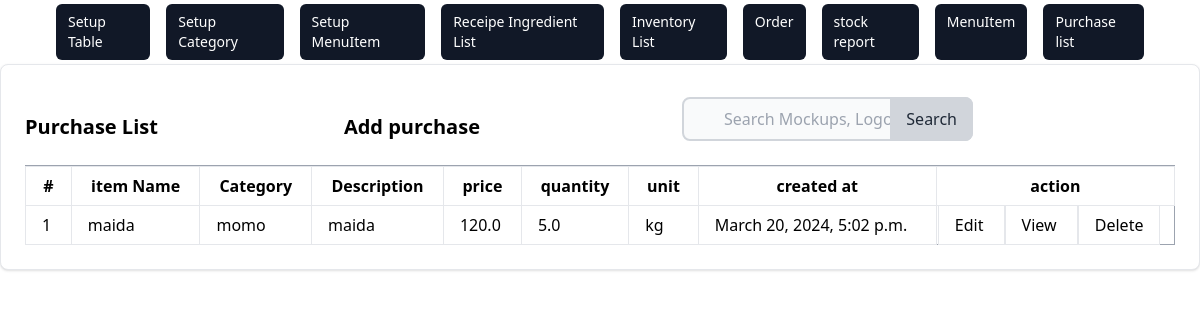
/inventory/purchase/list/, run on an earlier commit of the app's database.
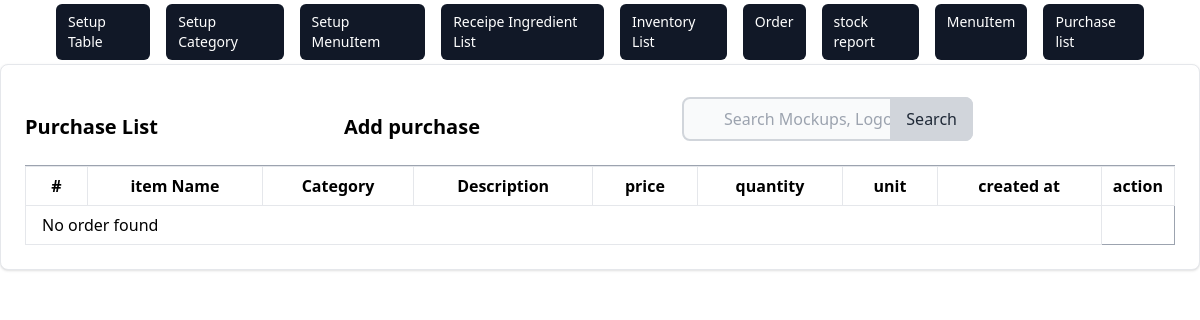
And on a later commit of the database.
### inventory/models.py (models this page shows, shortened)
class Purchase(models.Model):
    category = models.ForeignKey(Category, on_delete=models.CASCADE)
    item_name = models.ForeignKey(
        Ingredient, on_delete=models.CASCADE, max_length=100)
    quantity = models.FloatField()
    price = models.FloatField()
    unit = models.CharField(choices=CHOICES, max_length=100)
    description = models.TextField()
    created_at = models.DateTimeField(auto_now_add=True)

### menu/models.py (models this page shows)
class Ingredient(models.Model):
    name = models.CharField(max_length=50)
    def __str__(self):
        return self.name

class Category(models.Model):
    name = models.CharField(max_length=100)
    description = models.TextField()
    def __str__(self):
        return self.name

### inventory/views.py (the view)
# urls.py: path('purchase/list/', views.PurchaseListView.as_view(), name='purchase_index'),
class PurchaseListView(ListView):
    model = Purchase
    template_name = 'inventory/purchase/purchase_list.html'
    success_url = reverse_lazy('inventory:purchase_index')

### inventory/templates/inventory/purchase/purchase_list.html (shortened to what this page needs)
{% extends 'inventory/base.html' %} {% block content %}
<div class="card max-w-80%  p-6 bg-white border border-gray-200 rounded-lg shadow dark:bg-gray-800 dark:border-gray-400">
  <div class="row">
    <div class="flex items-center justify-between">
        <h5 class="text-xl font-semibold">Purchase  List</h5>
        <a href="{% url 'inventory:purchase_create' %}" class="text-xl font-semibold text-grey-200 hover:underline hover:text-blue-00 ml-auto">
         <h5>  Add purchase</h5>
        </a>
      <form method="get" action="{% url 'inventory:purchase_search'%}" class="max-w-md mx-auto px-4 py-2 justify-end">
        <div class="relative">
            <input
            type="search"
            id="default-search"
            name='q'
            class="block w-full pl-10 pr-4 py-2 rounded-lg border-2 border-gray-300 bg-gray-50 focus:ring-blue-500 focus:border-blue-500"
            placeholder="Search Mockups, Logos..."
            required
          />
          <button
            type="submit"
            class="absolute inset-y-0 right-0 px-4 py-2 bg-gray-300 text-gray-800 rounded-r-lg hover:bg-gray-400 focus:outline-none focus:bg-gray-400"
          >
            Search
          </button>
        </div>
      </form>
    </div>
      <div class="card-body">
        <table class="table-auto w-full border-collapse border border-gray-400 table-bordered">
          <th class="px-1 py-0">
            <tr>
              <th class="px-4 py-2 border px-4 py-2" >#</th>
              <th class="px-4 py-2  border ">item Name</th>
              <th class="px-4 py-2  border ">Category</th>
              <th class="px-4 py-2  border ">Description</th>
              <th  class="px-4 py-2  border ">price</th>
              <th class="px-4 py-2  border ">quantity</th>
              <th class="px-4 py-2  border ">unit</th>
              <th class="px-4 py-2  border ">created at</th>
              <th col="3" class="px-0 py-0  border ">action</th>
            </tr>
          </th>
          <tbody>
            {% if object_list %} {% for purchase in object_list %}
            <tr>
              <td class="border px-4 py-2">{{ purchase.id}}</td>
              <td class="border px-4 py-2">{{ purchase.item_name }}</td>
              <td class="border px-4 py-2">{{ purchase.category }}</td>
              <td class="border px-4 py-2">{{ purchase.description }}</td>
              <td class="border px-4 py-2">{{ purchase.price }}</td>
              <td  class="border px-4 py-2">{{ purchase.quantity }}</td>
              <td class="border px-4 py-2">{{ purchase.unit}}</td>
              <td class="border px-4 py-2">{{ purchase.created_at}}</td>
              <td>
                <a  class="border px-4 py-2"  href="/"> Edit </a>
                <a class="border px-4 py-2"  href="/"> View </a>
                <a  class="border px-4 py-2" href="/" > Delete </a>
              </td>
            </tr>
          {% endfor %}
          {% else %}
            <tr><td colspan="8" class="border px-4 py-2">No order found</td></tr>
          {% endif %}
          </tbody>
        </table>
      </div>
    </div>
  </div>
  </div>
{% endblock %}

What changed in the data, as far as the page shows it:
removed Purchase: id "1", item_name "maida", category "momo", description "maida", price "120.0", quantity "5.0", unit "kg", created_at "March 20, 2024, 5:02 p.m."
Also different on the page:
text now shown: "No order found"
